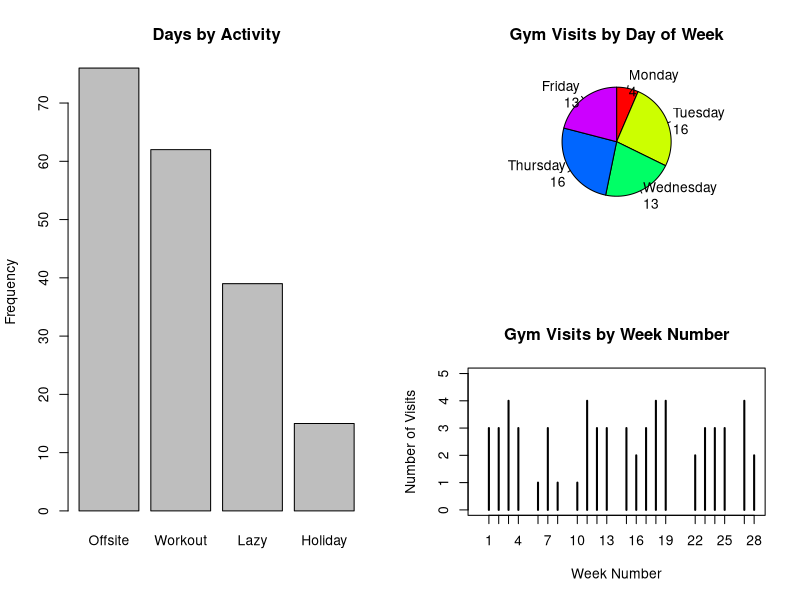

Reproduce this figure in R.
#
#   GYM TRACKER
#   Visualises my gym activities using data collected in the db\ folder.
#
#   PLEASE NOTE
#   This script assumes the project root folder is also the current working
#   directory.
#

    # SECTION ONE ---------------------------------------------------------
    # Prep data -----------------------------------------------------------

    # Import raw data.
    gym_visits <- read.csv("./db/gym-visits.csv")
    gym_visit_types <- read.csv("./db/gym-visit-types.csv")
    days_of_week <- read.csv("./db/days-of-week.csv")

    # Add visit descriptions.
    gym_visits$gym_visit_type_description <- factor(
        gym_visits$gym_visit_type,
        levels = gym_visit_types$gym_visit_type,
        labels = gym_visit_types$gym_visit_type_description
    )

    # Add days of the week.
    gym_visits$day_of_week_name <- factor(
        gym_visits$day_of_week,
        order = TRUE,
        levels = days_of_week$day_of_week,
        labels = days_of_week$day_of_week_name
    )

    # Extract only the days where I attended the gym.
    # Used in two of the charts below.
    gym_visits_workout <- gym_visits[gym_visits$gym_visit_type == "1", ]



    # SECTION TWO ---------------------------------------------------------
    # Display data --------------------------------------------------------

    # Three charts will be displayed together.
    opar <- par(no.readonly = TRUE)
    layout(matrix(c(1, 2, 1, 3), 2, 2, byrow = TRUE))


    # Graph: Days by type.
    barplot(
        table(gym_visits$gym_visit_type_description),
        main="Days by Activity",
        ylab = "Frequency"
    )

    # Graph: Visits by day.
    # Ok to exclude weekends, the work gym is closed.
    weekend <- c("Saturday", "Sunday")
    by_day_table <- table(gym_visits_workout$day_of_week_name, exclude = weekend)
    by_day_label <- paste(names(by_day_table), "\n", by_day_table, sep = "")
    pie(
        by_day_table,
        labels = by_day_label,
        main = "Gym Visits by Day of Week",
        col = rainbow(length(by_day_label)),
        clockwise = TRUE
    )

    # Graph: Visits by weeknumber.
    plot(
        table(gym_visits_workout$week_number),
        main = "Gym Visits by Week Number",
        xlab = "Week Number",
        ylab = "Number of Visits",
        xlim = c(0, 28),
        ylim = c(0, 5)
    )


    # Display output.
    par(opar)
